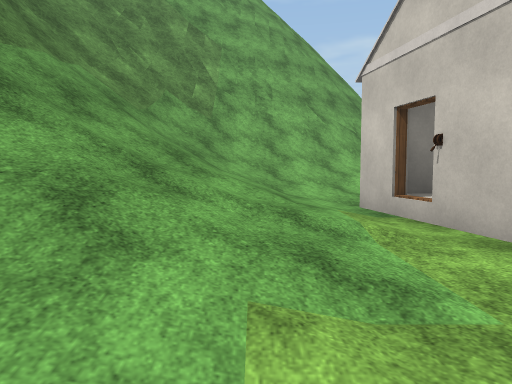
view 1 (above)

13 first-person views from a walk through a 3-D level made in the Unity game engine. The camera is 1.2 m above the floor, tilts 4° down and sees 70° across. Doors are open. The floor is counted in squares, 2 m on a side. Each view is taken from the middle of a square. On the plan, view 1 faces up. The plan holds only what a view shows up to about 10 squares ahead; the rest is blank. The place goes on beyond the plan. The player character is not drawn. Surface patterns are stand-ins for the level's own textures.

view 2
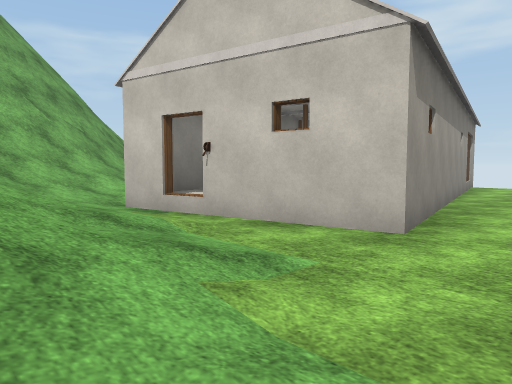

view 3
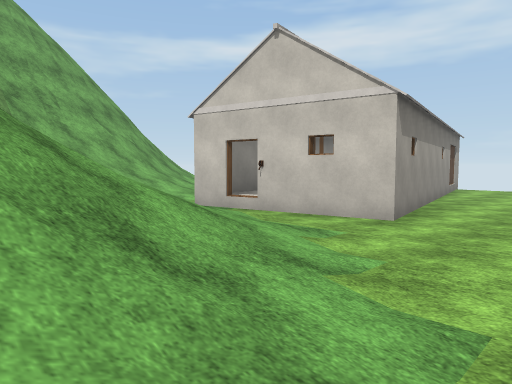

view 4
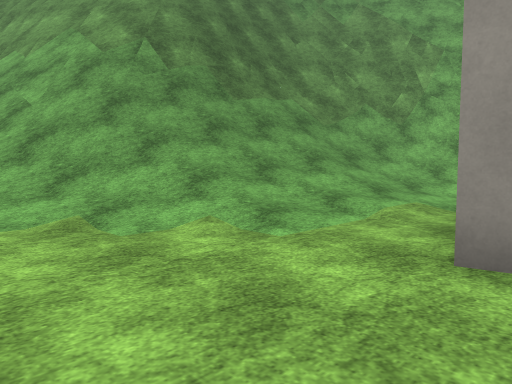

view 5
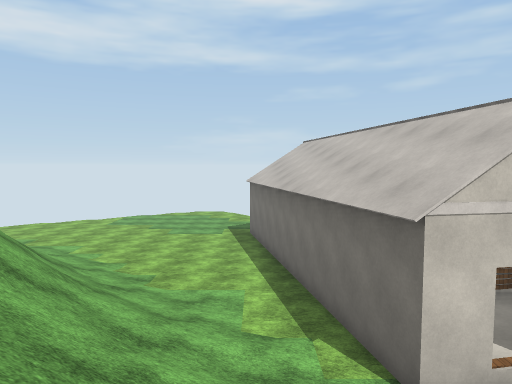

view 6
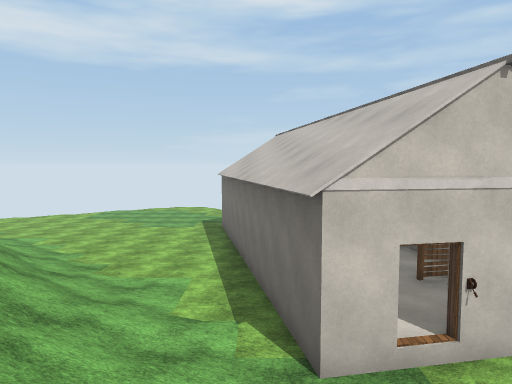

view 7
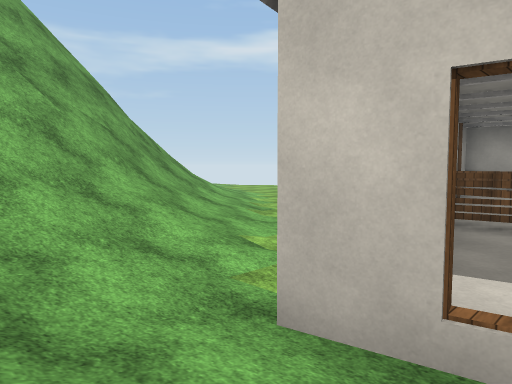

view 8
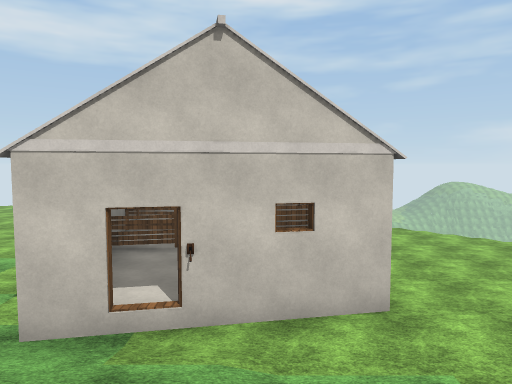

view 9
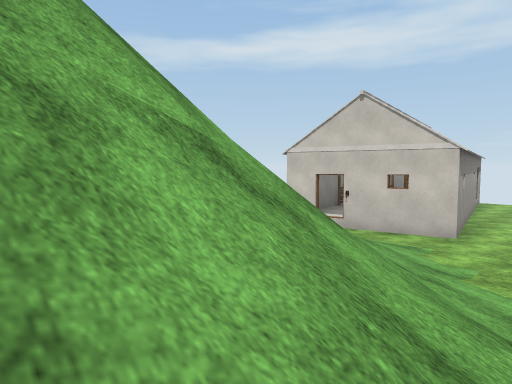

view 10
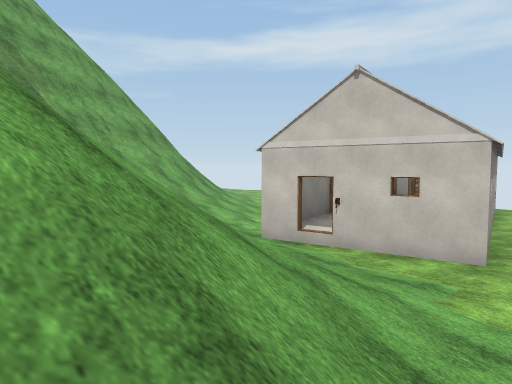

view 11
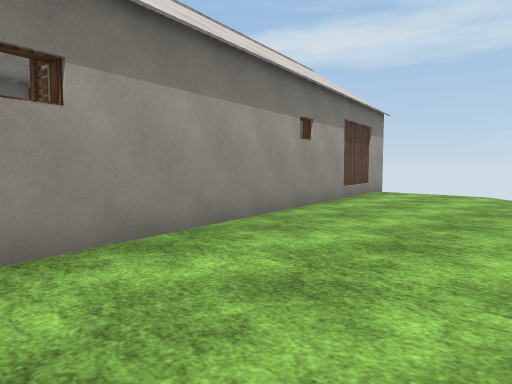

view 12
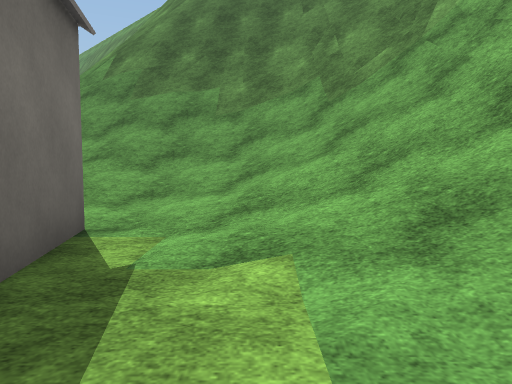

view 13
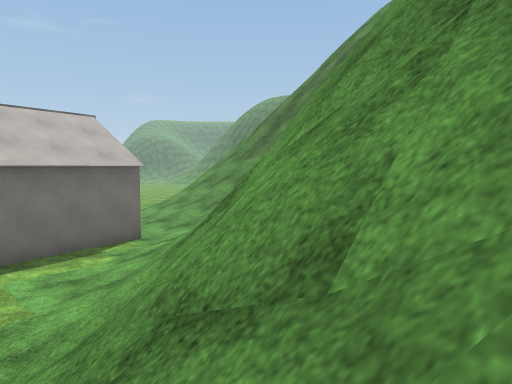

### Floor plan
Key: @ floor where view 1 was taken; # wall or solid block; . floor; / step, stairs or slope; = window, fence, low wall or low ledge; v drop or lower ground; H house.
Columns run from 9 left of view 1 to 7 right of it. Each row starts with its distance up from view 1.
 14            v #=/
 13            v##//
 12           ####///
 11         #####///.
 10       ####/////..
  9     v###//////...
  8     ##=//////....
  7     ##/////......
  6     #=/////.H####
  5    /v#////.HH HHH
  4    //=////.H   HH
  3  #=///////.H H  H
  2  ##///////.HHH##H
  1 ##/=/////........
  0    /////.@.......
 -1    ////..........

Where each view was taken, in squares from view 1:
view 1: 0 up, 0 right, facing up
view 2: 0 up, 1 left, facing up-right
view 3: 1 down, 3 left, facing up-right
view 4: 1 down, 3 right, facing up-left
view 5: 7 up, 2 left, facing right
view 6: 6 up, 2 left, facing right
view 7: 4 up, 0 right, facing up-right
view 8: 3 up, 2 left, facing right
view 9: 1 down, 6 left, facing up-right
view 10: 0 up, 4 left, facing up-right
view 11: 1 down, 3 right, facing up-right
view 12: 7 up, 5 right, facing left
view 13: 14 up, 6 right, facing down-left
